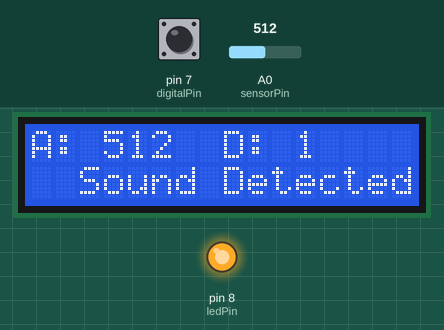
Simulated run of this sketch. Board: Arduino Uno, built with avr-gcc and run on an emulated ATmega328P. Parts: 16×2 character LCD, output pins drawn as LEDs (lit = HIGH). The test bench sets the inputs (shaded band); at power-on: A0 (sensorPin) = 512, pin 7 (digitalPin) HIGH.

Above: at 4.2 s.
4.3 s: A0 (sensorPin) set to 111
At 5.6 s:
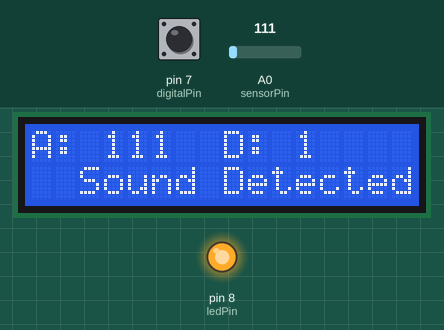
5.9 s: A0 (sensorPin) set to 88
At 6.9 s:
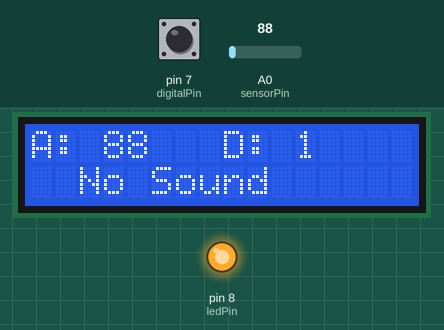
7.5 s: pin 7 (digitalPin) pulled LOW for 0.25 s
At 7.76 s:
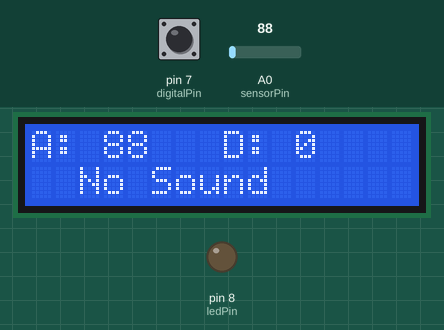
9.3 s: pin 7 (digitalPin) pulled LOW for 3.2 s
At 13.4 s:
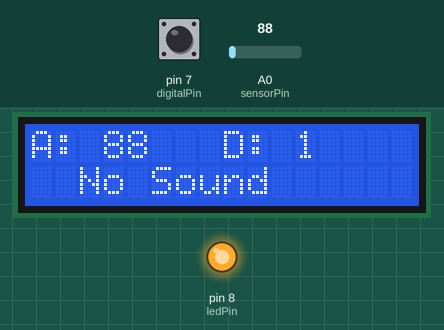
14.0 s: A0 (sensorPin) set to 110
At 14.7 s:
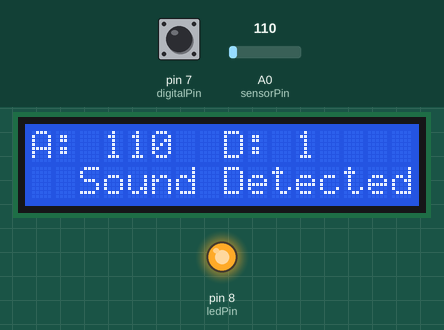
15.6 s: pin 7 (digitalPin) pulled LOW for 1 s
At 16.2 s:
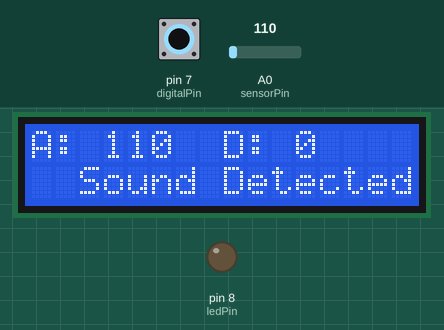
Timing chart, 0 to 18.6 s (numbered marks = the images above; inputs shaded):
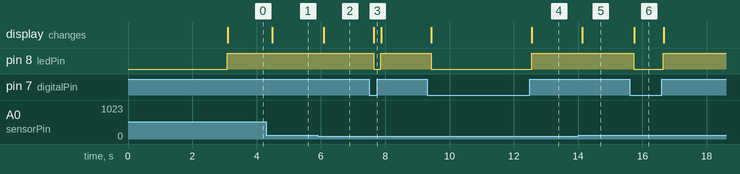

The sketch:

SoundDetector.ino
```cpp
#include <LiquidCrystal_I2C.h>
LiquidCrystal_I2C MYLCD (0x27, 16, 2);  //replace 0x3F with 0x27 if nothing shows up

int sensorPin=A0;
int digitalPin = 7;
int ledPin = 8;

void setup() {
      pinMode (digitalPin, INPUT_PULLUP);
      pinMode (ledPin, OUTPUT);
      MYLCD.init();
      MYLCD.backlight();
      MYLCD.setCursor(1, 0);
      MYLCD.print("Sound Detector");
      delay (3000);
}


void loop() {
               int sensorValue = analogRead (sensorPin);
               int digitalState = digitalRead (digitalPin);
               MYLCD.clear ();
               MYLCD.setCursor(0, 0);
               MYLCD.print("A: ");
               MYLCD.setCursor(3, 0);
               MYLCD.print(sensorValue);
               MYLCD.setCursor(8, 0);
               MYLCD.print("D: ");
               MYLCD.setCursor(11, 0);
               MYLCD.print (digitalState);


               if (digitalState == 0) {
                 digitalWrite (ledPin, LOW);
               }
               else {
                 digitalWrite (ledPin, HIGH);
               }


               MYLCD.setCursor(2, 1);
               if (sensorValue <100) {
                    MYLCD.print("No Sound");
              }
              else {
                    MYLCD.print("Sound Detected");
              }
              delay (200);
}
```

Measured:
- the behaviour switches between 100 and 99 on A0 (sensorPin) (found by bisection; images 1 and 2)
- after the input at 4.3 s, the display: changes after 0.19 s (image 1)
- after the input at 5.9 s, the display: changes after 0.19 s (image 2)
- after the input at 7.5 s, pin 8 (ledPin): HIGH → LOW after 0.14 s, → HIGH 0.22 s later; the display: changes after 0.15 s (image 3)
- after the input at 9.3 s, pin 8 (ledPin): HIGH → LOW after 0.13 s, → HIGH 3.1 s later; the display: first changes after 0.14 s (image 4 shows a later state)
- after the input at 14.0 s, the display: changes after 0.13 s (image 5)
- after the input at 15.6 s, pin 8 (ledPin): HIGH → LOW after 0.13 s, → HIGH 0.92 s later; the display: changes after 0.14 s (image 6)
